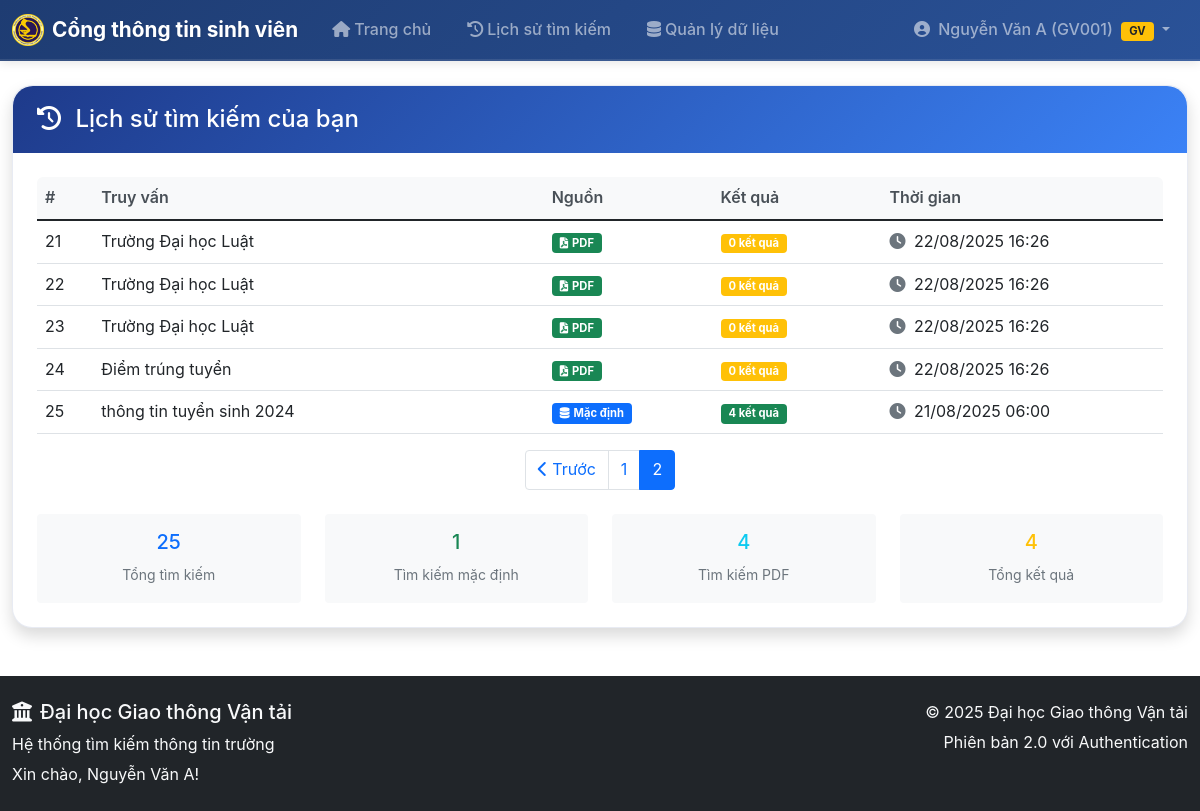
The page /search_history?page=2 (signed in) on the database its author committed.
### models.py (models this page shows, shortened)
class User(UserMixin, db.Model):
    id = db.Column(db.Integer, primary_key=True)
    username = db.Column(db.String(80), unique=True, nullable=False)
    email = db.Column(db.String(120), unique=True, nullable=False)
    password_hash = db.Column(db.String(255), nullable=False)
    full_name = db.Column(db.String(100), nullable=False)
    role = db.Column(db.String(20), nullable=False, default='teacher')
    teacher_id = db.Column(db.String(20), unique=True, nullable=True)  # Mã giáo viên
    department = db.Column(db.String(100), nullable=True)  # Khoa/Bộ môn
    position = db.Column(db.String(50), nullable=True)  # Chức vụ
    is_active = db.Column(db.Boolean, default=True, nullable=False)
    approval_status = db.Column(db.String(20), default='approved', nullable=False)  # 'pending', 'approved', 'rejected'
    created_at = db.Column(db.DateTime, default=datetime.utcnow)
    last_login = db.Column(db.DateTime, nullable=True)
    def is_teacher(self):
        return self.role == 'teacher'
    def is_admin(self):
        return self.username == 'admin' or self.role == 'admin'
    def get_display_name(self):
        if self.role == 'teacher' and self.teacher_id:
            return f"{self.full_name} ({self.teacher_id})"
        return self.full_name

class SearchHistory(db.Model):
    id = db.Column(db.Integer, primary_key=True)
    user_id = db.Column(db.Integer, db.ForeignKey('user.id'), nullable=False)
    query = db.Column(db.Text, nullable=False)
    source = db.Column(db.String(20), nullable=False, default='default')  # 'default' hoặc 'pdf'
    results_count = db.Column(db.Integer, nullable=False, default=0)
    search_time = db.Column(db.DateTime, default=datetime.utcnow)
    user = db.relationship('User', backref=db.backref('search_history', lazy=True))

### app.py (the view)
@app.route('/search_history')
@login_required
def search_history():
    page = request.args.get('page', 1, type=int)
    per_page = 20  # số lượng kết quả mỗi trang
    history = (db.session.query(SearchHistory)
               .filter(SearchHistory.user_id == current_user.id)
               .order_by(SearchHistory.search_time.desc())
               .paginate(page=page, per_page=per_page, error_out=False))
    return render_template('search_history.html', history=history)

### app.py (called while the page is built)
@login_manager.user_loader
def load_user(user_id):
    return db.session.get(User, int(user_id))

### templates/search_history.html (shortened to what this page needs)
{% extends "base.html" %}
{% block content %}
<div class="row">
    <div class="col-12">
        <div class="card shadow">
            <div class="card-header bg-info text-white">
                <h4 class="mb-0">
                    <i class="fas fa-history me-2"></i>
                    Lịch sử tìm kiếm của bạn
                </h4>
            </div>
            <div class="card-body">
                {% if history.items %}
                    <div class="table-responsive">
                        <table class="table table-hover">
                            <thead class="table-light">
                                <tr>
                                    <th width="5%">#</th>
                                    <th width="40%">Truy vấn</th>
                                    <th width="15%">Nguồn</th>
                                    <th width="15%">Kết quả</th>
                                    <th width="25%">Thời gian</th>
                                </tr>
                            </thead>
                            <tbody>
                                {% for item in history.items %}
                                <tr>
                                    <td>{{ loop.index + (history.page - 1) * history.per_page }}</td>
                                    <td>
                                        <div class="query-text">
                                            {{ item.query }}
                                        </div>
                                    </td>
                                    <td>
                                        {% if item.source == 'pdf' %}
                                            <span class="badge bg-success">
                                                <i class="fas fa-file-pdf me-1"></i>PDF
                                            </span>
                                        {% else %}
                                            <span class="badge bg-primary">
                                                <i class="fas fa-database me-1"></i>Mặc định
                                            </span>
                                        {% endif %}
                                    </td>
                                    <td>
                                        <span class="badge bg-{{ 'success' if item.results_count > 0 else 'warning' }}">
                                            {{ item.results_count }} kết quả
                                        </span>
                                    </td>
                                    <td>
                                        <div class="text-nowrap">
                                            <i class="fas fa-clock me-1 text-muted"></i>
                                            {{ item.search_time.strftime('%d/%m/%Y %H:%M') }}
                                        </div>
                                    </td>
                                </tr>
                                {% endfor %}
                            </tbody>
                        </table>
                    </div>
                    {% if history.pages > 1 %}
                    <nav aria-label="Phân trang lịch sử tìm kiếm">
                        <ul class="pagination justify-content-center">
                            {% if history.has_prev %}
                                <li class="page-item">
                                    <a class="page-link" href="{{ url_for('search_history', page=history.prev_num) }}">
                                        <i class="fas fa-chevron-left"></i> Trước
                                    </a>
                                </li>
                            {% endif %}
                            {% for page_num in history.iter_pages() %}
                                {% if page_num %}
                                    {% if page_num != history.page %}
                                        <li class="page-item">
                                            <a class="page-link" href="{{ url_for('search_history', page=page_num) }}">{{ page_num }}</a>
                                        </li>
                                    {% else %}
                                        <li class="page-item active">
                                            <span class="page-link">{{ page_num }}</span>
                                        </li>
                                    {% endif %}
                                {% else %}
                                    <li class="page-item disabled">
                                        <span class="page-link">...</span>
                                    </li>
                                {% endif %}
                            {% endfor %}
                        </ul>
                    </nav>
                    {% endif %}
                    <div class="row mt-4">
                        <div class="col-md-3">
                            <div class="text-center p-3 bg-light rounded">
                                <h5 class="text-primary">{{ history.total }}</h5>
                                <small class="text-muted">Tổng tìm kiếm</small>
                            </div>
                        </div>
                        <div class="col-md-3">
                            <div class="text-center p-3 bg-light rounded">
                                <h5 class="text-success">{{ history.items|selectattr('source', 'eq', 'default')|list|length }}</h5>
                                <small class="text-muted">Tìm kiếm mặc định</small>
                            </div>
                        </div>
                        <div class="col-md-3">
                            <div class="text-center p-3 bg-light rounded">
                                <h5 class="text-info">{{ history.items|selectattr('source', 'eq', 'pdf')|list|length }}</h5>
                                <small class="text-muted">Tìm kiếm PDF</small>
                            </div>
                        </div>
                        <div class="col-md-3">
                            <div class="text-center p-3 bg-light rounded">
                                <h5 class="text-warning">{{ (history.items|map(attribute='results_count')|sum) }}</h5>
                                <small class="text-muted">Tổng kết quả</small>
                            </div>
                        </div>
                    </div>
                {% endif %}
            </div>
        </div>
    </div>
</div>
{% endblock %}

### templates/base.html (shortened to what this page needs)
<!DOCTYPE html>
<html lang="vi">
<head>
    <link href="https://cdn.jsdelivr.net/npm/bootstrap@5.1.3/dist/css/bootstrap.min.css" rel="stylesheet">
    <link rel="stylesheet" href="https://cdnjs.cloudflare.com/ajax/libs/font-awesome/6.0.0/css/all.min.css">
    <link rel="stylesheet" href="{{ url_for('static', filename='css/style.css') }}">
</head>
<body>
    <nav class="navbar navbar-expand-lg navbar-dark" style="background: linear-gradient(135deg, #1e3c72 0%, #2a5298 100%);">
        <div class="container">
            <a class="navbar-brand fw-bold d-flex align-items-center" href="{{ url_for('index') }}">
                <img src="{{ url_for('static', filename='img/logo.png') }}" alt="Logo" width="32" height="32" class="me-2">
                Cổng thông tin sinh viên
            </a>
            <div class="collapse navbar-collapse" id="navbarNav">
                <ul class="navbar-nav me-auto">
                    <li class="nav-item">
                        <a class="nav-link px-3" href="{{ url_for('index') }}">
                            <i class="fas fa-home me-1"></i>Trang chủ
                        </a>
                    </li>
                    {% if current_user.is_authenticated %}
                        <li class="nav-item">
                            <a class="nav-link px-3" href="{{ url_for('search_history') }}">
                                <i class="fas fa-history me-1"></i>Lịch sử tìm kiếm
                            </a>
                        </li>
                        {% if current_user.is_admin() %}
                        <li class="nav-item dropdown">
                            <a class="nav-link dropdown-toggle px-3" href="#" id="adminDropdown" role="button" data-bs-toggle="dropdown">
                                <i class="fas fa-cog me-1"></i>Quản lý
                            </a>
                            <ul class="dropdown-menu">
                                <li><a class="dropdown-item" href="{{ url_for('admin_users') }}">
                                    <i class="fas fa-users me-2"></i>Người dùng
                                </a></li>
                                <li><a class="dropdown-item" href="{{ url_for('admin_teacher_approvals') }}">
                                    <i class="fas fa-user-check me-2"></i>Phê duyệt giáo viên
                                </a></li>
                                <li><a class="dropdown-item" href="{{ url_for('admin_documents') }}">
                                    <i class="fas fa-file-text me-2"></i>Dữ liệu tìm kiếm
                                </a></li>
                            </ul>
                        </li>
                        {% elif current_user.is_authenticated and current_user.is_teacher() %}
                        <li class="nav-item">
                            <a class="nav-link px-3" href="{{ url_for('admin_documents') }}">
                                <i class="fas fa-database me-1"></i>Quản lý dữ liệu
                            </a>
                        </li>
                        {% endif %}
                    {% endif %}
                </ul>
                <ul class="navbar-nav">
                    {% if current_user.is_authenticated %}
                        <li class="nav-item dropdown">
                            <a class="nav-link dropdown-toggle px-3" href="#" id="navbarDropdown" role="button" data-bs-toggle="dropdown">
                                <i class="fas fa-user-circle me-1"></i>
                                {{ current_user.get_display_name() }}
                                {% if current_user.is_authenticated and current_user.is_teacher() %}
                                    <span class="badge bg-warning text-dark ms-1">GV</span>
                                {% endif %}
                            </a>
                        </li>
                    {% endif %}
                </ul>
            </div>
        </div>
    </nav>
    <main class="container mt-4">
        {% block content %}{% endblock %}
    </main>
    <footer class="bg-dark text-light py-4 mt-5">
        <div class="container">
            <div class="row">
                <div class="col-md-6">
                    <h5><i class="fas fa-university me-2"></i>Đại học Giao thông Vận tải</h5>
                    <p class="mb-1">Hệ thống tìm kiếm thông tin trường</p>
                    <p class="mb-0">
                        {% if current_user.is_authenticated %}
                            Xin chào, {{ current_user.full_name }}!
                        {% else %}
                            Tìm kiếm mở cho tất cả mọi người - Không cần đăng nhập
                        {% endif %}
                    </p>
                </div>
                <div class="col-md-6 text-md-end">
                    <p class="mb-1">© 2025 Đại học Giao thông Vận tải</p>
                    <p class="mb-0">Phiên bản 2.0 với Authentication</p>
                </div>
            </div>
        </div>
    </footer>
</body>
</html>

### static/css/style.css (style rules this page uses)
:root { --utc-primary: #1e3a8a; --utc-secondary: #3b82f6; --utc-accent: #fbbf24; --utc-white: #ffffff; --utc-light-gray: #f8fafc; --utc-dark-gray: #334155; --utc-text: #1e293b; }
body { background-color: var(--utc-white); font-family: 'Inter', 'Segoe UI', Tahoma, Geneva, Verdana, sans-serif; color: var(--utc-text); line-height: 1.6; }
.card { border: 1px solid rgba(30, 58, 138, 0.1); border-radius: 20px; background: var(--utc-white); transition: all 0.3s ease; box-shadow: 0 4px 20px rgba(30, 58, 138, 0.08); }
.card-header { border-radius: 20px 20px 0 0 !important; font-weight: 600; background: linear-gradient(135deg, var(--utc-primary), var(--utc-secondary)) !important; color: white !important; border: none !important; padding: 1.2rem 1.5rem; }
.card-body { padding: 1.5rem; }
.container { max-width: 1200px; }

### templates/search_history.html (style rules this page uses)
.query-text { max-width: 300px; white-space: nowrap; overflow: hidden; text-overflow: ellipsis; cursor: pointer; }
.table-responsive { border-radius: 0.375rem; }
.table th { border-top: none; font-weight: 600; color: #495057; }
.pagination .page-link { color: #0d6efd; }
.pagination .page-item.active .page-link { background-color: #0d6efd; border-color: #0d6efd; }

### templates/base.html (style rules this page uses)
.navbar { box-shadow: 0 2px 10px rgba(0,0,0,0.1); border-bottom: 2px solid rgba(255,255,255,0.1); }
.navbar-nav .nav-link { font-weight: 500; transition: all 0.3s ease; border-radius: 6px; margin: 0 2px; }
.navbar-brand { font-size: 1.3rem; text-shadow: 1px 1px 2px rgba(0,0,0,0.1); }
.badge { font-size: 0.7rem; padding: 4px 8px; }

### rows shown on the page
User: get_display_name "Nguyễn Văn A (GV001)", full_name "Nguyễn Văn A"
SearchHistory: query "Trường Đại học Luật", source "pdf" (drawn), results_count "0", search_time "22/08/2025 16:26"
SearchHistory: query "Trường Đại học Luật", source "pdf" (drawn), results_count "0", search_time "22/08/2025 16:26"
SearchHistory: query "Trường Đại học Luật", source "pdf" (drawn), results_count "0", search_time "22/08/2025 16:26"
SearchHistory: query "Điểm trúng tuyển", source "pdf" (drawn), results_count "0", search_time "22/08/2025 16:26"
SearchHistory: query "thông tin tuyển sinh 2024", source "default" (drawn), results_count "4", search_time "21/08/2025 06:00"

### other values the page prints
{{ page_num }} "1"
{{ page_num }} "2"
{{ history.total }} "25"
{{ history.items|selectattr('source', 'eq', 'default')|list|length }} "1"
{{ history.items|selectattr('source', 'eq', 'pdf')|list|length }} "4"
{{ (history.items|map(attribute='results_count')|sum) }} "4"
